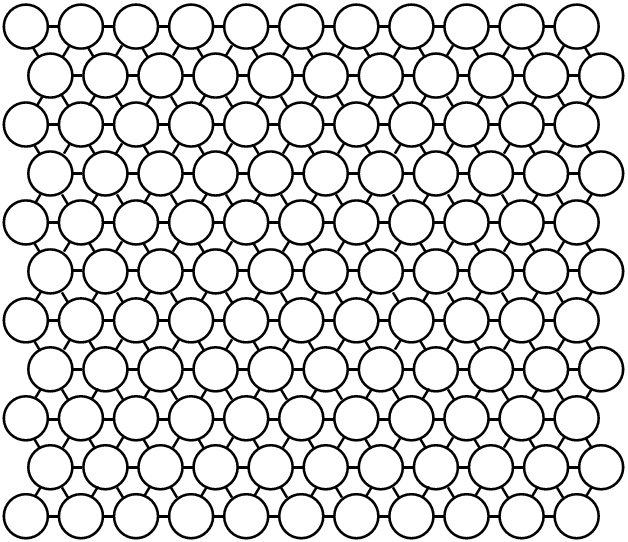
#> input picture Gifs/ImagemTabuleiro.png, 628 x 542 px
$ python Cat_aStar.py
#> lines starting #> are read from the running program, lines starting #| are printed output that depends on the picture
### GifMaker.py
from PIL import Image, ImageDraw, ImageFont

def fill_dot(a_list, color, images):

    im = Image.open("Gifs/ImagemTemp.png").convert("RGBA")
    draw = ImageDraw.Draw(im)

    shift = a_list[0] % 2 * 25
    init_x = shift + a_list[1]*50 + a_list[1]*5
    end_x  = shift + (a_list[1]+1)*50 + a_list[1]*5
    init_y = a_list[0]*49
    end_y  = (a_list[0]+1)*49
    draw.ellipse([init_x, init_y, end_x, end_y],
                 fill = color
    )

    im.save("Gifs/ImagemTemp.png", 'PNG')

    del draw
    return im

# [29 lines left out: function fill, not called in this run]

def compute_initial_image(cat, bloqueados, saida, images) :

    im = Image.open("Gifs/ImagemTabuleiro.png").convert("RGBA")
    draw = ImageDraw.Draw(im)

    shift = saida[0] % 2 * 25
    init_x = shift + saida[1]*50 + saida[1]*5
    end_x  = shift + (saida[1]+1)*50 + saida[1]*5
    init_y = saida[0]*49
    end_y  = (saida[0]+1)*49
    draw.ellipse([init_x, init_y, end_x, end_y],
                 fill = "#456fb2")

    for el in bloqueados :
        shift = el[0] % 2 * 25
        init_x = shift + el[1]*50 + el[1]*5
        end_x  = shift + (el[1]+1)*50 + el[1]*5
        init_y = el[0]*49
        end_y  = (el[0]+1)*49
        draw.line([init_x+12, init_y+12, end_x-10, end_y-10],
                  fill = "red", width=4)
        draw.line([init_x+10,end_y-10, end_x-11, init_y+11],
                  fill = "red", width=4)

    shift = cat[0] % 2 * 25
    init_x = shift + cat[1]*50 + cat[1]*5
    end_x  = shift + (cat[1]+1)*50 + cat[1]*5
    init_y = cat[0]*49
    end_y  = (cat[0]+1)*49
    draw.ellipse([init_x, init_y, end_x, end_y],
                 fill = "orange")

    im.save("Gifs/ImagemTemp.png", 'PNG')
    im.save("Gifs/ImagemTemp2.png", 'PNG')

    del draw
    return im

### Calcular.py
def H(gato, saida) :
    diference = saida[1] - gato [1] # Diferenca de colunas
    if(gato[0] == saida[0]) :
        return abs(diference)

    if(gato[0] % 2 == 1) : # Caso o gato estiver em linha ímpar
        if(abs(gato[0] - saida[0]) == 1) : # Diferenca de 1 linha
            if(diference <= 0) :
                return abs(diference) + 1
            else :
                return abs(diference)

        if(abs(gato[0] - saida[0]) == 2) : # Diferenca de 2 linhas
            if(diference == 0) :
                return 2
            else :
                return abs(diference) + 1

        if(abs(gato[0] - saida[0]) == 3) : # Diferenca de 3 linhas
            if(diference >= -1 and diference <= 2) :
                return 3
            elif(diference > 0) :
                return abs(diference) + 1
            elif(diference < 0) :
                return abs(diference) + 2

        if(abs(gato[0] - saida[0]) == 4) : # Diferenca de 4 linhas
            if(diference >= -2 and diference <= 2) :
                return 4
            else :
                return abs(diference) + 2

        if(abs(gato[0] - saida[0]) == 5) : # Diferenca de 5 linhas
            if(diference >= -2 and diference <= 3) :
                return 5
            elif(diference > 0) :
                return abs(diference) + 2
            elif(diference < 0) :
                return abs(diference) + 3

        if(abs(gato[0] - saida[0]) == 6) : # Diferenca de 6 linhas
            if(diference >= -3 and diference <= 3) :
                return 6
            else :
                return abs(diference) + 3

        if(abs(gato[0] - saida[0]) == 7) : # Diferenca de 7 linhas
            if(diference >= -3 and diference <= 4) :
                return 7
            elif(diference > 0) :
                return abs(diference) + 3
            elif(diference < 0) :
                return abs(diference) + 4

        if(abs(gato[0] - saida[0]) == 8) : # Diferenca de 8 linhas
            if(diference >= -4 and diference <= 4) :
                return 8
            else :
                return abs(diference) + 4

        if(abs(gato[0] - saida[0]) == 9) : # Diferenca de 9 linhas
            if(diference >= -4 and diference <= 5) :
                return 9
            elif(diference > 0) :
                return abs(diference) + 4
            elif(diference < 0) :
                return abs(diference) + 5

    else : # Caso o gato estiver em linha par
        if(abs(gato[0] - saida[0]) == 1) : # Diferenca de 1 linha
            if(diference >= 0) :
                return abs(diference) + 1
            else :
                return abs(diference)

        if(abs(gato[0] - saida[0]) == 2) : # Diferenca de 2 linhas
            if(diference == 0) :
                return 2
            else :
                return abs(diference) + 1

        if(abs(gato[0] - saida[0]) == 3) : # Diferenca de 3 linhas
            if(diference >= -2 and diference <= 1) :
                return 3
            elif(diference > 0) :
                return abs(diference) + 2
            elif(diference < 0) :
                return abs(diference) + 1

        if(abs(gato[0] - saida[0]) == 4) : # Diferenca de 4 linhas
            if(diference >= -2 and diference <= 2) :
                return 4
            else :
                return abs(diference) + 2

        if(abs(gato[0] - saida[0]) == 5) : # Diferenca de 5 linhas
            if(diference >= -3 and diference <= 2) :
                return 5
            elif(diference > 0) :
                return abs(diference) + 3
            elif(diference < 0) :
                return abs(diference) + 2

        if(abs(gato[0] - saida[0]) == 6) : # Diferenca de 6 linhas
            if(diference >= -3 and diference <= 3) :
                return 6
            else :
                return abs(diference) + 3

        if(abs(gato[0] - saida[0]) == 7) : # Diferenca de 7 linhas
            if(diference >= -4 and diference <= 3) :
                return 7
            elif(diference > 0) :
                return abs(diference) + 4
            elif(diference < 0) :
                return abs(diference) + 3

        if(abs(gato[0] - saida[0]) == 8) : # Diferenca de 8 linhas
            if(diference >= -4 and diference <= 4) :
                return 8
            else :
                return abs(diference) + 4

        if(abs(gato[0] - saida[0]) == 9) : # Diferenca de 9 linhas
            if(diference >= -5 and diference <= 4) :
                return 9
            elif(diference > 0) :
                return abs(diference) + 5
            elif(diference < 0) :
                return abs(diference) + 4

        if(abs(gato[0] - saida[0]) == 10) : # Diferenca de 10 linhas
            if(diference >= -5 and diference <= 5) :
                return 10
            else :
                return abs(diference) + 5

def G(inicio, atual, listaFechada, listaAberta) :
    G = 0
    aux = True
    if atual == inicio:
        return G
    else:
        for classe in listaAberta:
            if atual == classe.coordenada:
                atual = classe.pai
                if atual == inicio:
                    return G + 1
        while aux:
            for classe in listaAberta:
                if atual == classe.coordenada:
                    atual = classe.pai
            for classe in listaFechada:
                if atual == classe.coordenada:
                    atual = classe.pai
                    G = G + 1
                    if atual == inicio:
                        aux = False
        return G

### Cat_aStar.py
# -*- coding: utf-8 -*-
'''
*******************Developed by********************************

Alfredo Albélis Batista Filho - https://github.com/AlfredoFilho
Brenda Alexsandra Januário - https://github.com/brendajanuario
Cléofas Peres Santos -  https://github.com/CleoPeres
Leonardo Ferrari - https://github.com/LeonardoFerrari
Pedro Bernini - https://github.com/PedroBernini
Vinicius Abrantes - https://github.com/viniciusAbrantes

****************************************************************
'''

from dataclasses import dataclass
import Calcular
import GifMaker
import os

tabuleiro = [(0, 0), (0, 1), (0, 2), (0, 3), (0, 4), (0, 5), (0, 6), (0, 7), (0, 8), (0, 9), (0, 10),
             (1, 0), (1, 1), (1, 2), (1, 3), (1, 4), (1, 5), (1, 6), (1, 7), (1, 8), (1, 9), (1, 10),
             (2, 0), (2, 1), (2, 2), (2, 3), (2, 4), (2, 5), (2, 6), (2, 7), (2, 8), (2, 9), (2, 10),
             (3, 0), (3, 1), (3, 2), (3, 3), (3, 4), (3, 5), (3, 6), (3, 7), (3, 8), (3, 9), (3, 10),
             (4, 0), (4, 1), (4, 2), (4, 3), (4, 4), (4, 5), (4, 6), (4, 7), (4, 8), (4, 9), (4, 10),
             (5, 0), (5, 1), (5, 2), (5, 3), (5, 4), (5, 5), (5, 6), (5, 7), (5, 8), (5, 9), (5, 10),
             (6, 0), (6, 1), (6, 2), (6, 3), (6, 4), (6, 5), (6, 6), (6, 7), (6, 8), (6, 9), (6, 10),
             (7, 0), (7, 1), (7, 2), (7, 3), (7, 4), (7, 5), (7, 6), (7, 7), (7, 8), (7, 9), (7, 10),
             (8, 0), (8, 1), (8, 2), (8, 3), (8, 4), (8, 5), (8, 6), (8, 7), (8, 8), (8, 9), (8, 10),
             (9, 0), (9, 1), (9, 2), (9, 3), (9, 4), (9, 5), (9, 6), (9, 7), (9, 8), (9, 9), (9, 10),
             (10,0), (10,1), (10,2), (10,3), (10,4), (10,5), (10,6), (10,7), (10,8), (10,9), (10,10)]

dark_green = "#4a8e52"
light_green = "#61b76b"

@dataclass
class no:
    def __init__(self, coordenada, total_F, distanciaComeco_G, distanciaAteFinal_H, pai):
        self.coordenada = coordenada
        self.total_F = total_F
        self.distanciaComeco_G = distanciaComeco_G
        self.distanciaAteFinal_H = distanciaAteFinal_H
        self.pai = pai

estadoInicial = (5, 5)

estadoFinal = (10, 10)

bloqueados = [(9, 7), (9, 8), (9, 9), (9, 10)]

#bloqueados = [(3, 4), (3, 6), (3 ,8), (2, 7), (2, 8), (4, 5),
#           (4, 6), (4, 8), (1, 3), (4, 10), (5, 7), (5, 9),
#           (6, 7), (6, 8), (6, 9), (2, 4), (8, 5), (1, 2),
#           (2, 2), (3, 2), (4, 3), (5, 4), (6, 4), (7, 4)]

def expandir(estadoEscolhido, listaAberta, listaFechada, images, bloqueados, estadoFinal):
    # lista com as nos inicias em volta do pai
    listaExpansaoSuja = []

    #Lista expansao limpa (sem bloqueados e dentro do tabuleiro)
    listaExpansao = []

    if estadoEscolhido[0] % 2 != 0: #Se a linha do gato for par
        listaExpansaoSuja = [(estadoEscolhido[0], estadoEscolhido[1] + 1),      #Leste
                             (estadoEscolhido[0] + 1, estadoEscolhido[1] + 1),  #Sudeste
                             (estadoEscolhido[0] + 1, estadoEscolhido[1]),      #Sudoeste
                             (estadoEscolhido[0], estadoEscolhido[1] - 1),      #Oeste
                             (estadoEscolhido[0] - 1, estadoEscolhido[1]),      #Noroeste
                             (estadoEscolhido[0] - 1, estadoEscolhido[1] + 1)]  #Nordeste
    else:
        listaExpansaoSuja = [(estadoEscolhido[0], estadoEscolhido[1] + 1),      #Leste
                             (estadoEscolhido[0] + 1, estadoEscolhido[1]),      #Sudeste
                             (estadoEscolhido[0] + 1, estadoEscolhido[1] - 1),  #Sudoeste
                             (estadoEscolhido[0], estadoEscolhido[1] - 1),      #Oeste
                             (estadoEscolhido[0] - 1, estadoEscolhido[1] - 1),  #Noroeste
                             (estadoEscolhido[0] - 1, estadoEscolhido[1])]      #Nordeste


    #Retirar da lista suja bloqueados e fora do tabuleiro
    for coordenada in listaExpansaoSuja:
        valido = True
        if coordenada not in bloqueados and coordenada in tabuleiro:
            for no in listaFechada:
                if coordenada == no.coordenada:
                    valido = False
            if valido == True:
                for no in listaAberta:
                    if coordenada == no.coordenada:
                        valido = False
            if valido == True:
                if(coordenada != estadoFinal):
                    images.append(GifMaker.fill_dot(coordenada, "gray", images))
                listaExpansao.append(coordenada)

    return listaExpansao


def preencherNo(listaExpansao, estadoInicial, estadoEscolhido, listaAberta, listaFechada):

    print("\nEstado escolhido:", estadoEscolhido)
    print("Nós expandidos:")

    for coordenada in listaExpansao:
        distanciaComeco_G = Calcular.G(estadoInicial, estadoEscolhido, listaFechada, listaAberta) + 1
        distanciaAteFinal_H = Calcular.H(coordenada, estadoFinal)
        total_F = distanciaComeco_G + distanciaAteFinal_H

        print("    Coordenada:", coordenada, "F = ", total_F, "G = ",distanciaComeco_G, "H = ", distanciaAteFinal_H)

        listaAberta.append(no(coordenada, total_F, distanciaComeco_G, distanciaAteFinal_H, estadoEscolhido))

    print("\nLista aberta:")

    for classe in listaAberta:
        print("    ", classe.coordenada)
    print("\nLista fechada:")

    for classe in listaFechada:
        print("    ", classe.coordenada)
    print("----------------------")
#    os.system("pause")
    return listaAberta


def ordenarNoPorHeuristica(listaAberta):

    elementos = len(listaAberta) - 1
    ordenado = False
    while not ordenado:
        ordenado = True
        for i in range(elementos):
            if listaAberta[i].total_F > listaAberta[i + 1].total_F:
                listaAberta[i], listaAberta[i + 1] = listaAberta[i + 1], listaAberta[i]
                ordenado = False
    return listaAberta

def aStar(estadoInicial, estadoFinal):
    estadoEscolhido = estadoInicial
    images = []

    #Fazer imagem inicial do gif - cat, bloqueios e estadoFinal
    images.append(GifMaker.compute_initial_image(estadoInicial, bloqueados, estadoFinal, images))
#> in compute_initial_image, im is the input picture: PIL image 628x542 RGBA; mean R, G, B, A 216.3, 216.3, 216.3, 255
#> in compute_initial_image, `im.save("Gifs/ImagemTemp.png", 'PNG')`:
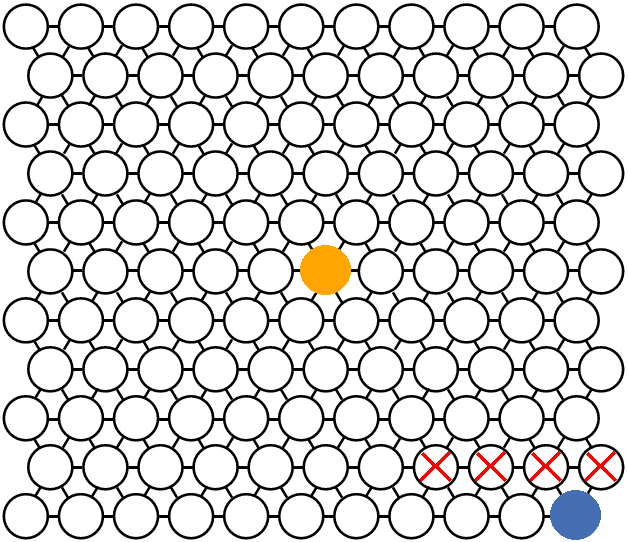
#> saved as ImagemTemp.png: PIL image 628x542 RGBA; mean R, G, B, A 215.8, 214.7, 214.1, 255

    listaFechada = [] #lista visitados
    listaAberta = []  #lista não visitados

    #estrutura para a coordenada inicial
    distanciaComeco_G = 0
    distanciaAteFinal_H = Calcular.H(estadoEscolhido, estadoFinal)
    total_F = distanciaComeco_G + distanciaAteFinal_H
    listaAberta.append(no(estadoEscolhido, total_F, distanciaComeco_G, distanciaAteFinal_H, None))

#-----------------------------------------------------------------------
    while estadoEscolhido != estadoFinal:

        listaExpansao = expandir(estadoEscolhido, listaAberta, listaFechada, images, bloqueados, estadoFinal)
#> in fill_dot, `im.save("Gifs/ImagemTemp.png", 'PNG')`:
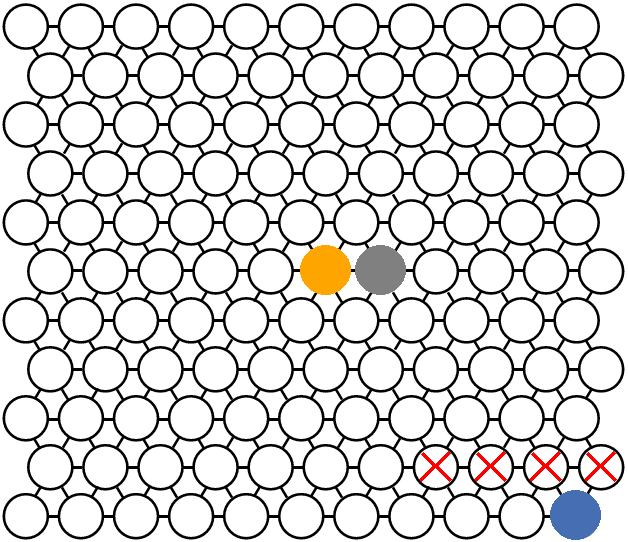
#> saved as ImagemTemp.png: PIL image 628x542 RGBA; mean R, G, B, A 215.3, 214.2, 213.7, 255
#> listaExpansao = [(5, 6), (6, 6), (6, 5), (5, 4), (4, 5), (4, 6)]
        listaAberta = preencherNo(listaExpansao, estadoInicial, estadoEscolhido, listaAberta, listaFechada)
#> the loop in preencherNo, `for coordenada in listaExpansao:` made 6 passes
#> (diference in H, distanciaAteFinal_H, total_F) on passes 1 to 6: (4, 6, 7), (4, 6, 7), (5, 7, 8), (6, 8, 9), (5, 8, 9), (4, 7, 8)
#|     Coordenada: (5, 6) F =  7 G =  1 H =  6
#|     Coordenada: (6, 6) F =  7 G =  1 H =  6
#|     Coordenada: (6, 5) F =  8 G =  1 H =  7
#|     Coordenada: (5, 4) F =  9 G =  1 H =  8
#|     Coordenada: (4, 5) F =  9 G =  1 H =  8
#|     Coordenada: (4, 6) F =  8 G =  1 H =  7
#> after the loop in preencherNo, `for coordenada in listaExpansao:`: listaAberta = 7 items
#> the loop in preencherNo, `for classe in listaAberta:` made 7 passes
#|      (5, 5)
#|      (5, 6)
#|      (6, 6)
#|      (6, 5)
#|      (5, 4)
#|      (4, 5)
#|      (4, 6)
#> listaAberta = 7 items

        listaFechada.append(listaAberta[0])
        listaAberta.pop(0)

        listaAberta = ordenarNoPorHeuristica(listaAberta)
#> in ordenarNoPorHeuristica, `elementos = len(listaAberta) - 1`: elementos = 5
#> after the loop in ordenarNoPorHeuristica, `while not ordenado:`: listaAberta = 6 items
#> listaAberta = 6 items

        #Escolher próximo nó
        if len(listaAberta) == 0:

            print("Sem saida")
            images[0].save('GIF_aStar.gif',
                   save_all=True,
                   append_images=images[1:],
                   duration=200,
                   loop=0)
            os.remove("ImagemTemp.png")
            os.remove("ImagemTemp2.png")
            return 0
        else:
            estadoEscolhido = listaAberta[0].coordenada
#> estadoEscolhido = (5, 6)

        images.append(GifMaker.fill_dot(estadoEscolhido, "black" , images))
#> in fill_dot (call 7), `im = Image.open("Gifs/ImagemTemp.png").convert("RGBA")`:
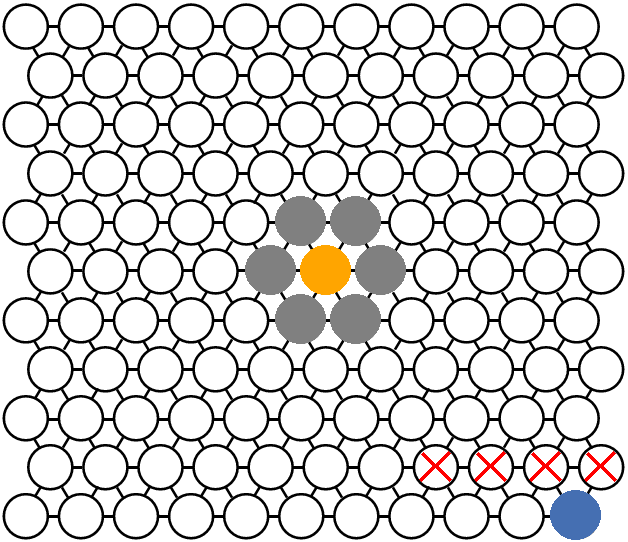
#> im: PIL image 628x542 RGBA; mean R, G, B, A 213.1, 212, 211.4, 255
#> in fill_dot (call 7), `shift = a_list[0] % 2 * 25`: shift = 25
#> in fill_dot (call 7), `init_x = shift + a_list[1]*50 + a_list[1]*5`: init_x = 355
#> in fill_dot (call 7), `end_x  = shift + (a_list[1]+1)*50 + a_list[1]*5`: end_x = 405
#> in fill_dot (call 7), `init_y = a_list[0]*49`: init_y = 245
#> in fill_dot (call 7), `end_y  = (a_list[0]+1)*49`: end_y = 294
#> in fill_dot (call 7), `im.save("Gifs/ImagemTemp.png", 'PNG')`:
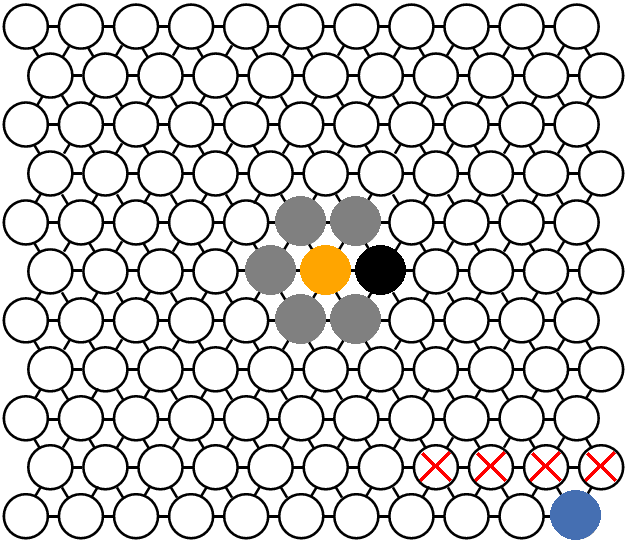
#> saved as ImagemTemp.png: PIL image 628x542 RGBA; mean R, G, B, A 212.3, 211.2, 210.7, 255
#-----------------------------------------------------------------------

    #Adicionar estadoFinal na lista fechada
    cont = 0
#> cont = 0
    for struct in listaAberta:
        if struct.coordenada == estadoFinal:
            listaFechada.append(struct)
            listaAberta.pop(cont)
            break
        cont = cont + 1
#> this loop made 1 pass
#> after the loop, cont = 0; listaAberta = 14 items; listaFechada = 22 items

    listaComMelhorCaminho = []
    listaComMelhorCaminho.append(estadoFinal)

    #Fazer caminho inverso pela lista fechada até a coordenada inicial(cat)
    aux = True
    while aux:
        for struct in listaFechada:
            if struct.coordenada == estadoEscolhido:
                estadoEscolhido = struct.pai
                listaComMelhorCaminho.append(estadoEscolhido)
                if estadoEscolhido == estadoInicial:
                    aux = False
                break
#> after the loop, aux = False; estadoEscolhido = (5, 5); listaComMelhorCaminho = [(10, 10), (10, 9), (10, 8), (10, 7), (9, 6), (8, 7), (7, 6), (6, 6), (5, 5)]

    #Fazer parte do gif que volta da estadoFinal até o inicio
    for coordenada in listaComMelhorCaminho:
        images.append(GifMaker.fill_dot(coordenada, dark_green, images))

    #inverter a lista
    listaComMelhorCaminho.reverse()

    #Fazer parte do gif que anda até o fim
    for coordenada in listaComMelhorCaminho:
        images.append(GifMaker.fill_dot(coordenada, light_green, images))

    #salvar gif
    images[0].save('GIF_aStar.gif',
                       save_all=True,
                       append_images=images[1:],
                       duration=200,
                       loop=0)

    print("\nGif Gerado")
    print("\nInicio", estadoInicial)
    print("\nBloqueios", bloqueados)
    print("\nQuantidade de nós visitados:", len(listaFechada)-1)
#| Quantidade de nós visitados: 21
    print("\nCaminho encontrado: ", listaComMelhorCaminho)
#| Caminho encontrado:  [(5, 5), (6, 6), (7, 6), (8, 7), (9, 6), (10, 7), (10, 8), (10, 9), (10, 10)]

    os.remove("ImagemTemp.png")
    os.remove("ImagemTemp2.png")

aStar(estadoInicial, estadoFinal)
